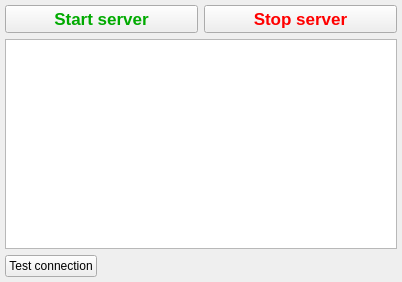
<?xml version="1.0" encoding="UTF-8"?>
<ui version="4.0">
 <class>MainWindow</class>
 <widget class="QMainWindow" name="MainWindow">
  <property name="geometry">
   <rect>
    <x>0</x>
    <y>0</y>
    <width>402</width>
    <height>282</height>
   </rect>
  </property>
  <property name="windowTitle">
   <string>Server</string>
  </property>
  <widget class="QWidget" name="centralWidget">
   <layout class="QGridLayout" name="gridLayout_2">
    <property name="leftMargin">
     <number>5</number>
    </property>
    <property name="topMargin">
     <number>5</number>
    </property>
    <property name="rightMargin">
     <number>5</number>
    </property>
    <property name="bottomMargin">
     <number>5</number>
    </property>
    <item row="0" column="0">
     <layout class="QGridLayout" name="gridLayout">
      <item row="0" column="0">
       <widget class="QPushButton" name="pushButton_startServer">
        <property name="minimumSize">
         <size>
          <width>0</width>
          <height>0</height>
         </size>
        </property>
        <property name="font">
         <font>
          <pointsize>13</pointsize>
          <weight>75</weight>
          <bold>true</bold>
         </font>
        </property>
        <property name="styleSheet">
         <string notr="true">color: rgb(0, 170, 0);</string>
        </property>
        <property name="text">
         <string>Start server</string>
        </property>
       </widget>
      </item>
      <item row="0" column="1">
       <widget class="QPushButton" name="pushButton_stopServer">
        <property name="enabled">
         <bool>true</bool>
        </property>
        <property name="font">
         <font>
          <pointsize>13</pointsize>
          <weight>75</weight>
          <bold>true</bold>
         </font>
        </property>
        <property name="styleSheet">
         <string notr="true">color: rgb(255, 0, 0);</string>
        </property>
        <property name="text">
         <string>Stop server</string>
        </property>
        <property name="checkable">
         <bool>false</bool>
        </property>
        <property name="checked">
         <bool>false</bool>
        </property>
        <property name="autoDefault">
         <bool>false</bool>
        </property>
        <property name="default">
         <bool>false</bool>
        </property>
        <property name="flat">
         <bool>false</bool>
        </property>
       </widget>
      </item>
      <item row="1" column="0" colspan="2">
       <widget class="QTextEdit" name="textEdit_log"/>
      </item>
      <item row="2" column="0" colspan="2">
       <layout class="QHBoxLayout" name="horizontalLayout">
        <item>
         <widget class="QPushButton" name="pushButton_testConn">
          <property name="text">
           <string>Test connection</string>
          </property>
         </widget>
        </item>
        <item>
         <spacer name="horizontalSpacer">
          <property name="orientation">
           <enum>Qt::Horizontal</enum>
          </property>
          <property name="sizeHint" stdset="0">
           <size>
            <width>40</width>
            <height>20</height>
           </size>
          </property>
         </spacer>
        </item>
       </layout>
      </item>
     </layout>
    </item>
   </layout>
  </widget>
 </widget>
 <layoutdefault spacing="6" margin="11"/>
 <resources/>
 <connections/>
</ui>
